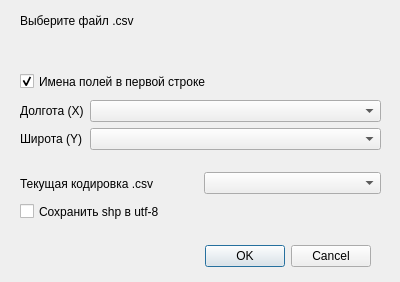
<?xml version="1.0" encoding="UTF-8"?>
<ui version="4.0">
 <class>csv_to_shape_dialog</class>
 <widget class="QDialog" name="csv_to_shape_dialog">
  <property name="geometry">
   <rect>
    <x>0</x>
    <y>0</y>
    <width>400</width>
    <height>282</height>
   </rect>
  </property>
  <property name="windowTitle">
   <string>Точки из csv в shape</string>
  </property>
  <widget class="QDialogButtonBox" name="buttonBox">
   <property name="geometry">
    <rect>
     <x>30</x>
     <y>240</y>
     <width>341</width>
     <height>32</height>
    </rect>
   </property>
   <property name="orientation">
    <enum>Qt::Horizontal</enum>
   </property>
   <property name="standardButtons">
    <set>QDialogButtonBox::Cancel|QDialogButtonBox::Ok</set>
   </property>
  </widget>
  <widget class="QCheckBox" name="field_check">
   <property name="geometry">
    <rect>
     <x>20</x>
     <y>70</y>
     <width>241</width>
     <height>23</height>
    </rect>
   </property>
   <property name="text">
    <string>Имена полей в первой строке</string>
   </property>
   <property name="checked">
    <bool>true</bool>
   </property>
  </widget>
  <widget class="QWidget" name="layoutWidget">
   <property name="geometry">
    <rect>
     <x>20</x>
     <y>10</y>
     <width>361</width>
     <height>50</height>
    </rect>
   </property>
   <layout class="QVBoxLayout" name="verticalLayout">
    <item>
     <widget class="QLabel" name="csv_label">
      <property name="text">
       <string>Выберите файл .csv</string>
      </property>
     </widget>
    </item>
    <item>
     <widget class="QgsFileWidget" name="csv_file_widget"/>
    </item>
   </layout>
  </widget>
  <widget class="QWidget" name="layoutWidget">
   <property name="geometry">
    <rect>
     <x>20</x>
     <y>100</y>
     <width>361</width>
     <height>58</height>
    </rect>
   </property>
   <layout class="QFormLayout" name="formLayout">
    <item row="0" column="0">
     <widget class="QLabel" name="long_label">
      <property name="text">
       <string>Долгота (X)</string>
      </property>
     </widget>
    </item>
    <item row="0" column="1">
     <widget class="QComboBox" name="longitude_comboBox"/>
    </item>
    <item row="1" column="0">
     <widget class="QLabel" name="lat_label">
      <property name="text">
       <string>Широта (Y)</string>
      </property>
     </widget>
    </item>
    <item row="1" column="1">
     <widget class="QComboBox" name="latitude_comboBox"/>
    </item>
   </layout>
  </widget>
  <widget class="QWidget" name="layoutWidget">
   <property name="geometry">
    <rect>
     <x>20</x>
     <y>170</y>
     <width>361</width>
     <height>27</height>
    </rect>
   </property>
   <layout class="QHBoxLayout" name="horizontalLayout">
    <item>
     <widget class="QLabel" name="encode_label">
      <property name="text">
       <string>Текущая кодировка .csv</string>
      </property>
     </widget>
    </item>
    <item>
     <widget class="QComboBox" name="encode_comboBox">
      <property name="placeholderText">
       <string>выберите из списка</string>
      </property>
     </widget>
    </item>
   </layout>
  </widget>
  <widget class="QCheckBox" name="decode_check">
   <property name="geometry">
    <rect>
     <x>20</x>
     <y>200</y>
     <width>361</width>
     <height>23</height>
    </rect>
   </property>
   <property name="text">
    <string>Сохранить shp в utf-8</string>
   </property>
   <property name="checked">
    <bool>false</bool>
   </property>
  </widget>
 </widget>
 <customwidgets>
  <customwidget>
   <class>QgsFileWidget</class>
   <extends>QWidget</extends>
   <header>qgsfilewidget.h</header>
  </customwidget>
 </customwidgets>
 <resources/>
 <connections>
  <connection>
   <sender>buttonBox</sender>
   <signal>accepted()</signal>
   <receiver>csv_to_shape_dialog</receiver>
   <slot>accept()</slot>
   <hints>
    <hint type="sourcelabel">
     <x>248</x>
     <y>254</y>
    </hint>
    <hint type="destinationlabel">
     <x>157</x>
     <y>274</y>
    </hint>
   </hints>
  </connection>
  <connection>
   <sender>buttonBox</sender>
   <signal>rejected()</signal>
   <receiver>csv_to_shape_dialog</receiver>
   <slot>reject()</slot>
   <hints>
    <hint type="sourcelabel">
     <x>316</x>
     <y>260</y>
    </hint>
    <hint type="destinationlabel">
     <x>286</x>
     <y>274</y>
    </hint>
   </hints>
  </connection>
 </connections>
</ui>
